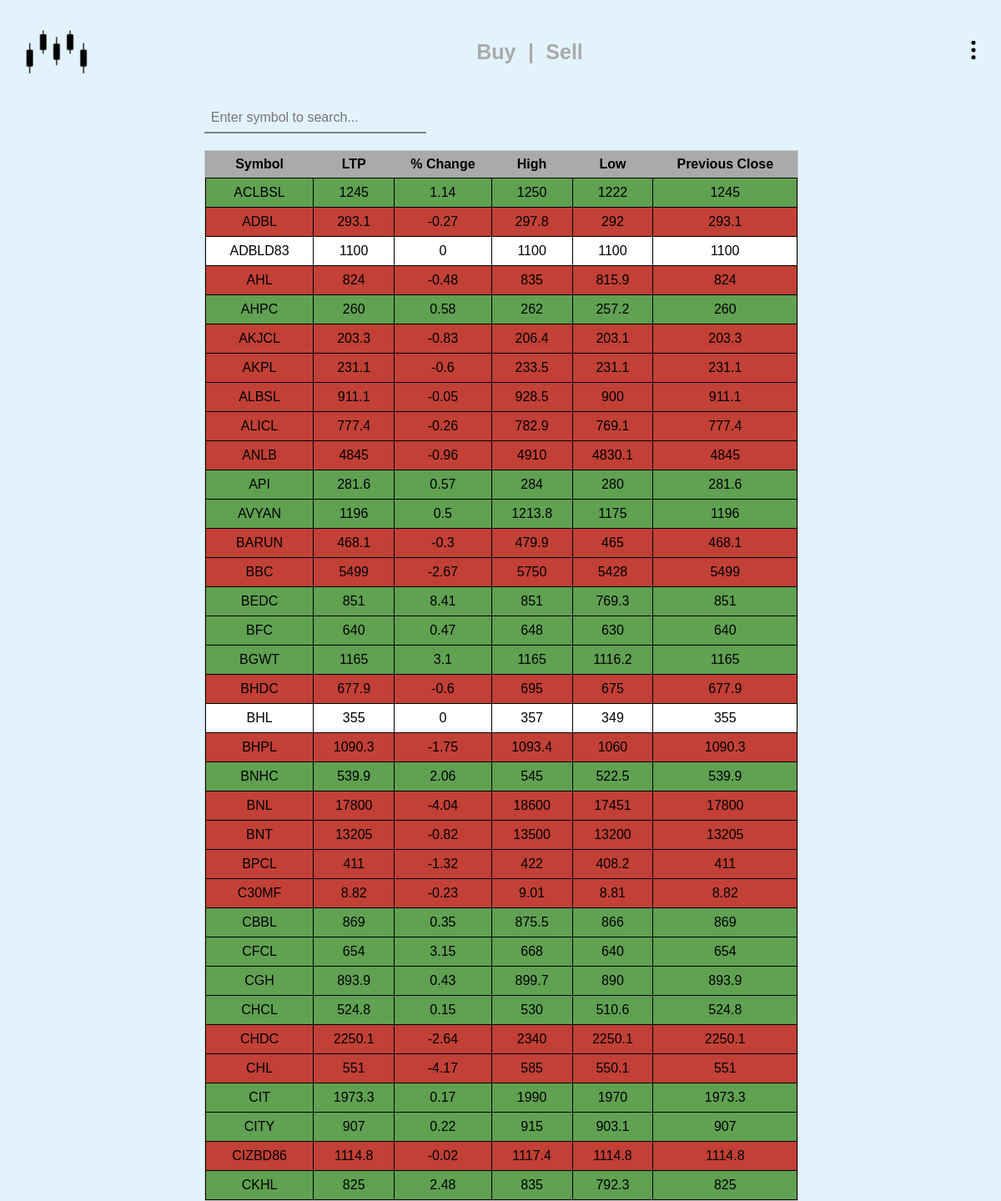
Page /live (signed in) on the committed database.
### tables this page shows
CREATE TABLE live (
    id INTEGER PRIMARY KEY AUTOINCREMENT,
    symbol VARCHAR(10) NOT NULL,
    ltp DECIMAL(10,2) NOT NULL,
    p_change DECIMAL(5,2) NOT NULL,
    high DECIMAL(10,2) NOT NULL,
    low DECIMAL(10,2) NOT NULL,
    p_close DECIMAL(10,2) NOT NULL,
    date_of_update TIMESTAMP DEFAULT CURRENT_TIMESTAMP
);

### app.py (the view)
@app.route("/live", methods=["GET"])
@login_required
def live():
    if request.method == "GET":
        search = request.args.get("search", "")
        if search:
            rows = db.execute("SELECT * FROM live WHERE symbol LIKE :search", search=f"%{search}%")
        else:
            rows = db.execute("SELECT * FROM live")
        return render_template("live.html",loggedin = True, live = True,stocks=rows)

### others.py (called while the page is built)
def login_required(f):
    @wraps(f)
    def decorated_function(*args, **kwargs):
        if session.get("user_id") is None:
            return redirect("/login")
        return f(*args, **kwargs)
    return decorated_function

### templates/live.html (shortened to what this page needs)
{% extends "layout.html" %}
{% block main %}
<div style="
    display: flex;
    flex-direction: column;
    align-items: start;
    width: 60%;
    background-color: transparent;
    min-height: 100vh; /* Prevent shrinking */
    position: relative; /* Ensures it stays at the top */
    top: 0;
">
    <div class="search-container">
        <input type="text" id="searchInput" placeholder="Enter symbol to search..." onkeyup="searchTable()" />
    </div>
    <div class="table-container">
        <table id="stockTable">
            <thead>
                <tr>
                    <th>Symbol</th>
                    <th>LTP</th>
                    <th>% Change</th>
                    <th>High</th>
                    <th>Low</th>
                    <th>Previous Close</th>
                </tr>
            </thead>
            <tbody>
                {% for stock in stocks %}
                <tr class="{{ 'green' if stock.p_change > 0 else 'red' if stock.p_change < 0 else 'white' }}">
                    <td>{{ stock.symbol }}</td>
                    <td>{{ stock.ltp }}</td>
                    <td>{{ stock.p_change }}</td>
                    <td>{{ stock.high }}</td>
                    <td>{{ stock.low }}</td>
                    <td>{{ stock.p_close }}</td>
                </tr>
                {% endfor %}
            </tbody>
        </table>
    </div>
</div>
{% endblock %}

### static/styles.css (style rules this page uses)
html, body { height: 100%; font-family: Arial, sans-serif; text-align: center; margin-top: 0px; background-color: #e3f3fd; }
body { display: flex; flex-direction: column; }
.table-container { width: 100%; max-height: calc(100% - 50px); overflow-y: auto; display: block; border: 1px solid #ccc; margin-top: 10px; }
table { width: 100%; border-collapse: collapse; }
th { height: 30px; background-color: #aaa; font-weight: bold; position: sticky; top: 0; z-index: 1; }
td { border: 1px solid black; padding: 8px; text-align: center; }
.green { background-color: #60a152; }
.red { background-color: #c24036; }
.white { background-color: #ffffff; }
.search-container { width: 50%; display: flex; justify-content: flex-start; margin-bottom: 10px; }
.search-container input { padding: 8px; font-size: 16px; width: 250px; border: none; outline: none; background: transparent; border-bottom: 2px solid grey; }

### rows in the picture
live: symbol "ACLBSL", ltp "1245", p_change "1.14", high "1250", low "1222", p_close "1245"
live: symbol "ADBL", ltp "293.1", p_change "-0.27", high "297.8", low "292", p_close "293.1"
live: symbol "ADBLD83", ltp "1100", p_change "0", high "1100", low "1100", p_close "1100"
live: symbol "AHL", ltp "824", p_change "-0.48", high "835", low "815.9", p_close "824"
live: symbol "AHPC", ltp "260", p_change "0.58", high "262", low "257.2", p_close "260"
live: symbol "AKJCL", ltp "203.3", p_change "-0.83", high "206.4", low "203.1", p_close "203.3"
live: symbol "AKPL", ltp "231.1", p_change "-0.6", high "233.5", low "231.1", p_close "231.1"
live: symbol "ALBSL", ltp "911.1", p_change "-0.05", high "928.5", low "900", p_close "911.1"
live: symbol "ALICL", ltp "777.4", p_change "-0.26", high "782.9", low "769.1", p_close "777.4"
live: symbol "ANLB", ltp "4845", p_change "-0.96", high "4910", low "4830.1", p_close "4845"
live: symbol "API", ltp "281.6", p_change "0.57", high "284", low "280", p_close "281.6"
live: symbol "AVYAN", ltp "1196", p_change "0.5", high "1213.8", low "1175", p_close "1196"
live: symbol "BARUN", ltp "468.1", p_change "-0.3", high "479.9", low "465", p_close "468.1"
live: symbol "BBC", ltp "5499", p_change "-2.67", high "5750", low "5428", p_close "5499"
live: symbol "BEDC", ltp "851", p_change "8.41", high "851", low "769.3", p_close "851"
live: symbol "BFC", ltp "640", p_change "0.47", high "648", low "630", p_close "640"
live: symbol "BGWT", ltp "1165", p_change "3.1", high "1165", low "1116.2", p_close "1165"
live: symbol "BHDC", ltp "677.9", p_change "-0.6", high "695", low "675", p_close "677.9"
live: symbol "BHL", ltp "355", p_change "0", high "357", low "349", p_close "355"
live: symbol "BHPL", ltp "1090.3", p_change "-1.75", high "1093.4", low "1060", p_close "1090.3"
live: symbol "BNHC", ltp "539.9", p_change "2.06", high "545", low "522.5", p_close "539.9"
live: symbol "BNL", ltp "17800", p_change "-4.04", high "18600", low "17451", p_close "17800"
live: symbol "BNT", ltp "13205", p_change "-0.82", high "13500", low "13200", p_close "13205"
live: symbol "BPCL", ltp "411", p_change "-1.32", high "422", low "408.2", p_close "411"
live: symbol "C30MF", ltp "8.82", p_change "-0.23", high "9.01", low "8.81", p_close "8.82"
live: symbol "CBBL", ltp "869", p_change "0.35", high "875.5", low "866", p_close "869"
live: symbol "CFCL", ltp "654", p_change "3.15", high "668", low "640", p_close "654"
live: symbol "CGH", ltp "893.9", p_change "0.43", high "899.7", low "890", p_close "893.9"
live: symbol "CHCL", ltp "524.8", p_change "0.15", high "530", low "510.6", p_close "524.8"
live: symbol "CHDC", ltp "2250.1", p_change "-2.64", high "2340", low "2250.1", p_close "2250.1"
live: symbol "CHL", ltp "551", p_change "-4.17", high "585", low "550.1", p_close "551"
live: symbol "CIT", ltp "1973.3", p_change "0.17", high "1990", low "1970", p_close "1973.3"
live: symbol "CITY", ltp "907", p_change "0.22", high "915", low "903.1", p_close "907"
live: symbol "CIZBD86", ltp "1114.8", p_change "-0.02", high "1117.4", low "1114.8", p_close "1114.8"
live: symbol "CKHL", ltp "825", p_change "2.48", high "835", low "792.3", p_close "825"
